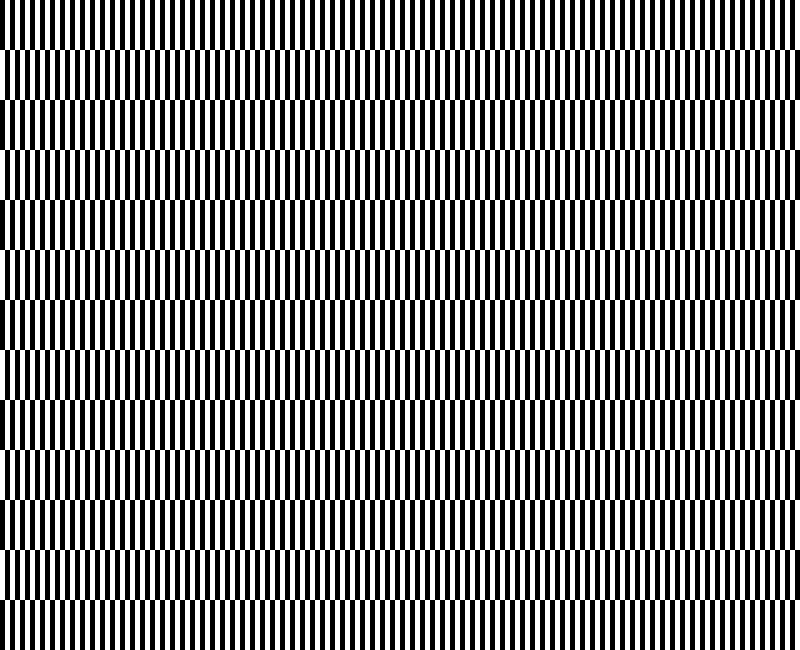
Frame 1 (no input)
Frame 60 (the mouse pressed at the canvas centre just before this capture): identical to frame 1, image omitted
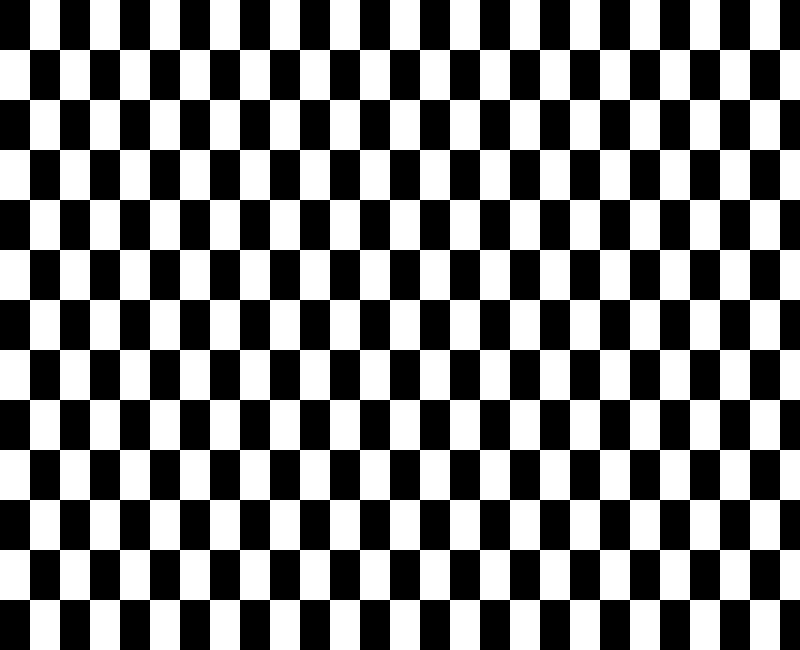
Frame 120 (the mouse held since frame 60 and released just before this capture)

The Processing sketch that drew these frames (run headless with seeded random() and noise(); from frame 60 on, the mouse is pressed at the canvas centre):

// Processing sketch: D5_3
// ── D5_3.pde
void setup(){
  size(800,650);
}

void draw(){
  background(0);
  noStroke();
  int count = 1;
  int size = 50;
  float x = 0;
  float mousePos = mouseX;
  float newWidth = size * (mousePos / width + 0.1);
  for (x = 0; x < width; x += newWidth){ 
    for (int y = 0; y < height ; y += size){
     
        if(count % 2 == 0){
          fill(255,255,255);
        } else {
          fill(0,0,0);
        }
        rect(x , y, newWidth, size);
        fill(255,0,0);
        textAlign(LEFT, TOP);
        //text(count, x,y);
        count ++;
    }
  }
}
